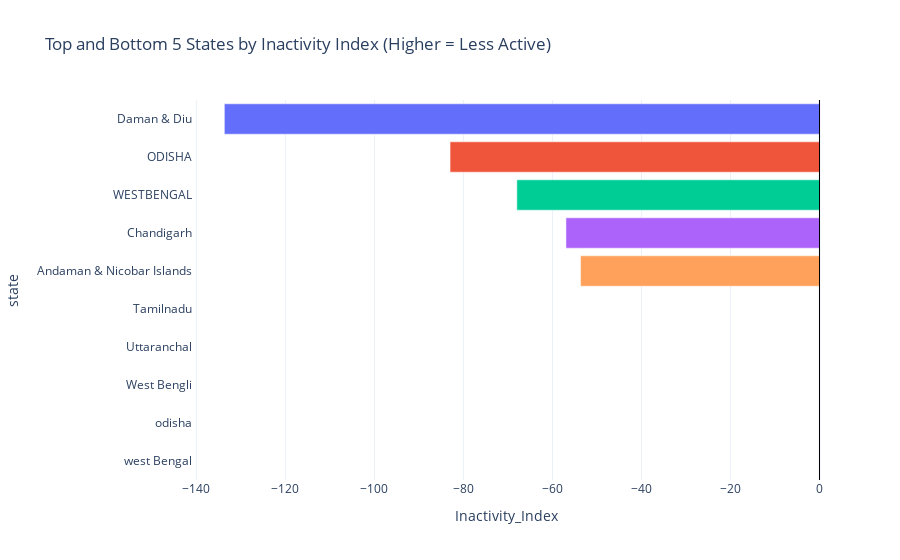

The code cell stored with this chart in its notebook:
### Markdown cell above
# 3. Exploratory Data Analysis (EDA)

## 3.1 State Rankings

### Code cell
def plot_top_bottom(df, col, title, n=5):
    sorted_df = df.sort_values(col)
    top = sorted_df.tail(n)
    bottom = sorted_df.head(n)
    combined = pd.concat([bottom, top])
    
    fig = px.bar(combined, x=col, y='state', color='state', 
                 title=f"Top and Bottom {n} States by {title}",
                 orientation='h')
    # Add vertical line at 0
    fig.add_vline(x=0, line_width=1, line_color="black")
    fig.update_layout(showlegend=False)
    fig.show()

plot_top_bottom(df_master, 'Inactivity_Index', 'Inactivity Index (Higher = Less Active)')

### Figure 1 — Plotly figure (JSON) as saved in the notebook; plotly's stock layout.template omitted (floating-point values rounded to 4 significant figures)
{"data": [{"hovertemplate": "state=%{y}<br>Inactivity_Index=%{x}<extra></extra>", "legendgroup": "Daman & Diu", "marker": {"color": "#636efa", "pattern": {"shape": ""}}, "name": "Daman & Diu", "orientation": "h", "showlegend": true, "textposition": "auto", "type": "bar", "x": [-133.7], "xaxis": "x", "y": ["Daman & Diu"], "yaxis": "y"}, {"hovertemplate": "state=%{y}<br>Inactivity_Index=%{x}<extra></extra>", "legendgroup": "ODISHA", "marker": {"color": "#EF553B", "pattern": {"shape": ""}}, "name": "ODISHA", "orientation": "h", "showlegend": true, "textposition": "auto", "type": "bar", "x": [-83.0], "xaxis": "x", "y": ["ODISHA"], "yaxis": "y"}, {"hovertemplate": "state=%{y}<br>Inactivity_Index=%{x}<extra></extra>", "legendgroup": "WESTBENGAL", "marker": {"color": "#00cc96", "pattern": {"shape": ""}}, "name": "WESTBENGAL", "orientation": "h", "showlegend": true, "textposition": "auto", "type": "bar", "x": [-68.0], "xaxis": "x", "y": ["WESTBENGAL"], "yaxis": "y"}, {"hovertemplate": "state=%{y}<br>Inactivity_Index=%{x}<extra></extra>", "legendgroup": "Chandigarh", "marker": {"color": "#ab63fa", "pattern": {"shape": ""}}, "name": "Chandigarh", "orientation": "h", "showlegend": true, "textposition": "auto", "type": "bar", "x": [-56.97], "xaxis": "x", "y": ["Chandigarh"], "yaxis": "y"}, {"hovertemplate": "state=%{y}<br>Inactivity_Index=%{x}<extra></extra>", "legendgroup": "Andaman & Nicobar Islands", "marker": {"color": "#FFA15A", "pattern": {"shape": ""}}, "name": "Andaman & Nicobar Islands", "orientation": "h", "showlegend": true, "textposition": "auto", "type": "bar", "x": [-53.68], "xaxis": "x", "y": ["Andaman & Nicobar Islands"], "yaxis": "y"}, {"hovertemplate": "state=%{y}<br>Inactivity_Index=%{x}<extra></extra>", "legendgroup": "Tamilnadu", "marker": {"color": "#19d3f3", "pattern": {"shape": ""}}, "name": "Tamilnadu", "orientation": "h", "showlegend": true, "textposition": "auto", "type": "bar", "x": [NaN], "xaxis": "x", "y": ["Tamilnadu"], "yaxis": "y"}, {"hovertemplate": "state=%{y}<br>Inactivity_Index=%{x}<extra></extra>", "legendgroup": "Uttaranchal", "marker": {"color": "#FF6692", "pattern": {"shape": ""}}, "name": "Uttaranchal", "orientation": "h", "showlegend": true, "textposition": "auto", "type": "bar", "x": [NaN], "xaxis": "x", "y": ["Uttaranchal"], "yaxis": "y"}, {"hovertemplate": "state=%{y}<br>Inactivity_Index=%{x}<extra></extra>", "legendgroup": "West Bengli", "marker": {"color": "#B6E880", "pattern": {"shape": ""}}, "name": "West Bengli", "orientation": "h", "showlegend": true, "textposition": "auto", "type": "bar", "x": [NaN], "xaxis": "x", "y": ["West Bengli"], "yaxis": "y"}, {"hovertemplate": "state=%{y}<br>Inactivity_Index=%{x}<extra></extra>", "legendgroup": "odisha", "marker": {"color": "#FF97FF", "pattern": {"shape": ""}}, "name": "odisha", "orientation": "h", "showlegend": true, "textposition": "auto", "type": "bar", "x": [NaN], "xaxis": "x", "y": ["odisha"], "yaxis": "y"}, {"hovertemplate": "state=%{y}<br>Inactivity_Index=%{x}<extra></extra>", "legendgroup": "west Bengal", "marker": {"color": "#FECB52", "pattern": {"shape": ""}}, "name": "west Bengal", "orientation": "h", "showlegend": true, "textposition": "auto", "type": "bar", "x": [NaN], "xaxis": "x", "y": ["west Bengal"], "yaxis": "y"}], "layout": {"barmode": "relative", "legend": {"title": {"text": "state"}, "tracegroupgap": 0}, "shapes": [{"line": {"color": "black", "width": 1}, "type": "line", "x0": 0, "x1": 0, "xref": "x", "y0": 0, "y1": 1, "yref": "y domain"}], "showlegend": false, "title": {"text": "Top and Bottom 5 States by Inactivity Index (Higher = Less Active)"}, "xaxis": {"anchor": "y", "domain": [0, 1], "title": {"text": "Inactivity_Index"}}, "yaxis": {"anchor": "x", "categoryarray": ["west Bengal", "odisha", "West Bengli", "Uttaranchal", "Tamilnadu", "Andaman & Nicobar Islands", "Chandigarh", "WESTBENGAL", "ODISHA", "Daman & Diu"], "categoryorder": "array", "domain": [0, 1], "title": {"text": "state"}}}}
